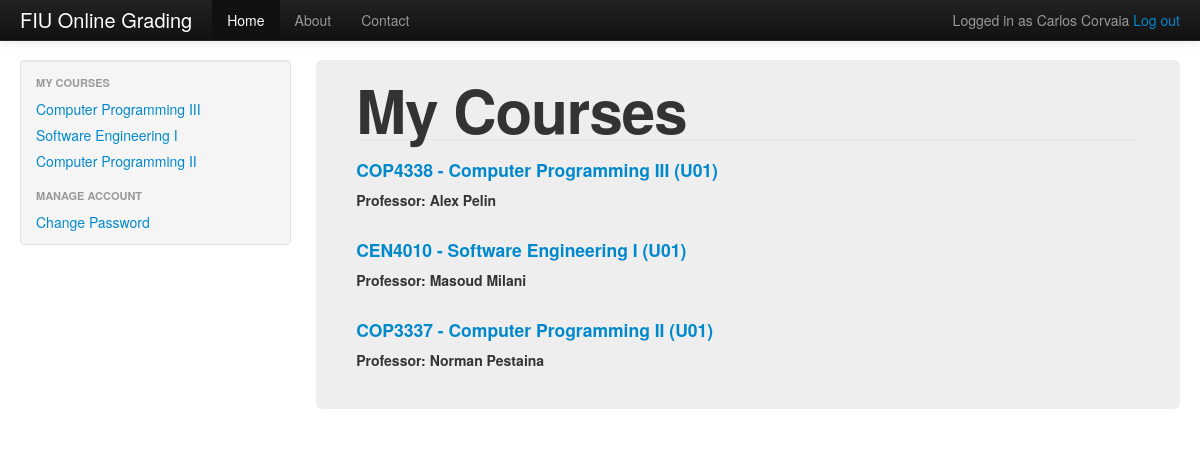
/Student_Session/studentSession.php (signed in), run on the app's committed database.
### tables this page shows
CREATE TABLE IF NOT EXISTS `Users` (
  `ID` int(11) NOT NULL AUTO_INCREMENT,
  `password_hash` varchar(128) DEFAULT NULL,
  `user_name` varchar(40) DEFAULT NULL,
  `first_name` varchar(40) DEFAULT NULL,
  `last_name` varchar(40) DEFAULT NULL,
  `type` int(11) DEFAULT NULL,
  PRIMARY KEY (`ID`)
);

CREATE TABLE IF NOT EXISTS `Courses` (
  `ID` int(11) NOT NULL AUTO_INCREMENT,
  `professor_ID` int(11) DEFAULT NULL,
  `course_number` varchar(16) DEFAULT NULL,
  `section` varchar(3) DEFAULT NULL,
  `name` varchar(128) DEFAULT NULL,
  `current_enrollment` int(11) DEFAULT NULL,
  `max_enrollment` int(11) DEFAULT NULL,
  PRIMARY KEY (`ID`),
  KEY `professor_ID` (`professor_ID`)
);

### Student_Session/_student_Includes/logout_UserValidation.php (called while the page is built, shortened)
<?php
$logoutAction = $_SERVER['PHP_SELF']."?doLogout=true";
?>

### Student_Session/studentSession.php (the view, shortened to what this page needs)
<?php include("_student_Includes/logout_UserValidation.php"); ?>
<?php
if (!function_exists("GetSQLValueString")) {
function GetSQLValueString($theValue, $theType, $theDefinedValue = "", $theNotDefinedValue = "")
{
  $theValue = function_exists("mysql_real_escape_string") ? mysql_real_escape_string($theValue) : mysql_escape_string($theValue);
  switch ($theType) {
    case "text":
      $theValue = ($theValue != "") ? "'" . $theValue . "'" : "NULL";
      break;
    case "long":
    case "int":
      $theValue = ($theValue != "") ? intval($theValue) : "NULL";
      break;
  }
  return $theValue;
}
}
$colname_rs_UserData = "-1";
if (isset($_SESSION['MM_Username'])) {
  $colname_rs_UserData = $_SESSION['MM_Username'];
}
$query_rs_UserData = sprintf("SELECT ID, first_name, last_name FROM Users WHERE user_name = %s", GetSQLValueString($colname_rs_UserData, "text"));
$rs_UserData = mysql_query($query_rs_UserData, $fiu_grading_system) or die(mysql_error());
$row_rs_UserData = mysql_fetch_assoc($rs_UserData);
$colname_rs_courseInfo = "-1";
if (isset($_SESSION['MM_Username'])) {
  $colname_rs_courseInfo = $_SESSION['MM_Username'];
}
$query_rs_courseInfo = sprintf("SELECT Courses.course_number, Courses.name, Courses.`section`, Users.first_name, Users.last_name, Courses.ID FROM Courses, Users WHERE Courses.ID IN (SELECT CourseEnrollment.course_ID FROM CourseEnrollment WHERE CourseEnrollment.student_ID IN (SELECT Users.ID  FROM Users WHERE user_name = %s) ) AND Courses.professor_ID =Users.ID", GetSQLValueString($colname_rs_courseInfo, "text"));
$rs_courseInfo = mysql_query($query_rs_courseInfo, $fiu_grading_system) or die(mysql_error());
$totalRows_rs_courseInfo = mysql_num_rows($rs_courseInfo);
$colname_Recordset1 = "-1";
if (isset($_SESSION['MM_Username'])) {
  $colname_Recordset1 = $_SESSION['MM_Username'];
}
$query_Recordset1 = sprintf("SELECT Courses.course_number, Courses.name, Courses.`section`, Users.first_name, Users.last_name, Courses.ID FROM Courses, Users WHERE Courses.ID IN (SELECT CourseEnrollment.course_ID FROM CourseEnrollment WHERE CourseEnrollment.student_ID IN (SELECT Users.ID  FROM Users WHERE user_name = %s) ) AND Courses.professor_ID =Users.ID", GetSQLValueString($colname_Recordset1, "text"));
$Recordset1 = mysql_query($query_Recordset1, $fiu_grading_system) or die(mysql_error());
?>
<!DOCTYPE html PUBLIC "-//W3C//DTD XHTML 1.0 Transitional//EN" "http://www.w3.org/TR/xhtml1/DTD/xhtml1-transitional.dtd">
<html xmlns="http://www.w3.org/1999/xhtml">
<head>
<link href="../assets/css/bootstrap.css" rel="stylesheet" type="text/css">
</head>
<body>
<?php include("_student_Includes/Header.php"); ?>
<?php include("_student_Includes/sideBar.php"); ?>
<div class="span9">
	<div class="hero-unit">
    <legend><h1>My Courses</h1></legend>
    <?php
    if($totalRows_rs_courseInfo > 0)
    {
    while ($row_rs_courseInfo = mysql_fetch_assoc($rs_courseInfo)){ ?>
    <table class="table table-hover">
  	  <tr class="info"><h4><a href="studentCourseView.php?course_ID=<?php echo $row_rs_courseInfo['ID']; ?>"><?php echo $row_rs_courseInfo['course_number']; ?> - <?php echo $row_rs_courseInfo['name']; ?> (<?php echo $row_rs_courseInfo['section']; ?>)</a></h4></tr>
      <tr><h5>Professor: <?php echo $row_rs_courseInfo['first_name']; ?> <?php echo $row_rs_courseInfo['last_name']; ?> </h5></tr>
      <?php }
    }?>
    </table>
	</div>
</div>
</div>
</body>
</html>

### Student_Session/_student_Includes/Header.php (shortened to what this page needs)
<div class="navbar navbar-inverse navbar-fixed-top">
      <div class="navbar-inner">
        <div class="container-fluid">
          <a class="brand" href="studentSession.php">FIU Online Grading</a>
          <div class="nav-collapse collapse">
            <p class="navbar-text pull-right"> Logged in as <?php echo $row_rs_UserData['first_name']; ?> <?php echo $row_rs_UserData['last_name']; ?> <a href="<?php echo $logoutAction ?>">Log out</a></p>
            <ul class="nav">
              <li class="active"><a href="studentSession.php">Home</a></li>
              <li><a href="#about">About</a></li>
              <li><a href="#contact">Contact</a></li>
            </ul>
          </div>
        </div>
      </div>
</div>

### Student_Session/_student_Includes/sideBar.php (shortened to what this page needs)
<div class="container-fluid">
      <div class="row-fluid">
        <div class="span3">
          <div class="well sidebar-nav">
            <ul class="nav nav-list">
              <li class="nav-header">My Courses</li>
              <li>
			  <?php
   if(mysql_num_rows($Recordset1) > 0)
   {
   while ($row_Recordset1 = mysql_fetch_assoc($Recordset1))  { ?>
              <table><tr><a href="studentCourseView.php?course_ID=<?php echo $row_Recordset1['ID'];?>"><?php echo $row_Recordset1['name']; ?></a></tr></table>
<?php }  }?>
              </li>
<li class="nav-header">Manage Account</li>
              <li><a href="studentChangePw.php">Change Password</a></li>
            </ul>
          </div>
        </div>

### Student_Session/studentSession.php (style rules this page uses)
body { padding-top: 60px; padding-bottom: 40px; }
.sidebar-nav { padding: 9px 0; }
.hero-unit { padding: 9px; padding-left:40px; padding-right:40px; }

### data on the page
users: first_name "Carlos", last_name "Corvaia"
courses: name "Computer Programming III", course_number "COP4338", section "U01", professor_ID.first_name "Alex", professor_ID.last_name "Pelin"
courses: name "Software Engineering I", course_number "CEN4010", section "U01", professor_ID.first_name "Masoud", professor_ID.last_name "Milani"
courses: name "Computer Programming II", course_number "COP3337", section "U01", professor_ID.first_name "Norman", professor_ID.last_name "Pestaina"
